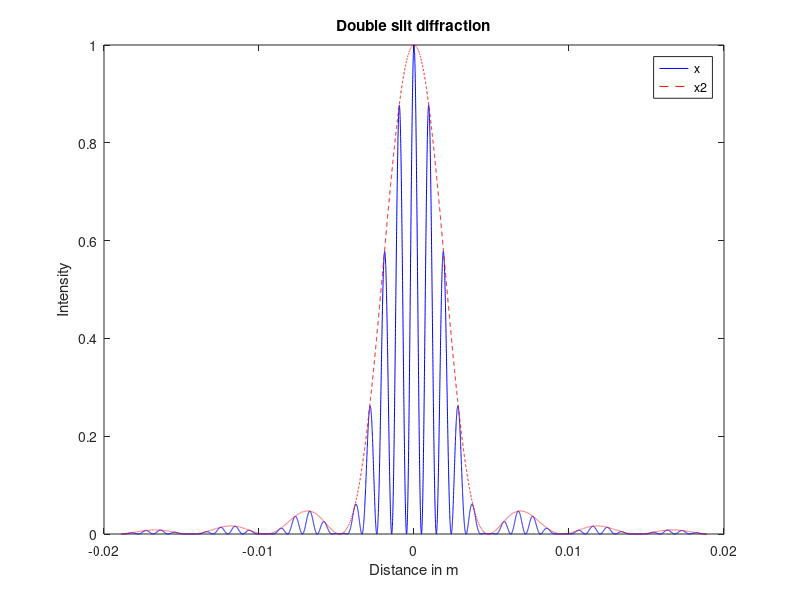

Write MATLAB code to recreate this figure.
% ********* Double Slit Interference and Diffraction combined ***********
clear
clc
thetamax=pi/50;
    a=30*1e-6;
    d=0.15*1e-3;
    l=480*1e-9;
    s=0.3;%input('Enter slit to screen distance (in m): ');
    theta=-thetamax:1e-5:thetamax;
    y=s*tan(theta);
    alpha=pi*a*sin(theta)/l;
    beta=pi*d*sin(theta)/l;
    x1=cos(beta).^2;            % Interference term
    x2=(sin(alpha)./alpha).^2;  % Diffraction term
    x=x1.*x2;                   % Combined effect
    plot(y,x,'b',y,x2,'--r');
    legend('x','x2');
    title('Double slit diffraction');
    xlabel('Distance in m');
    ylabel('Intensity');


